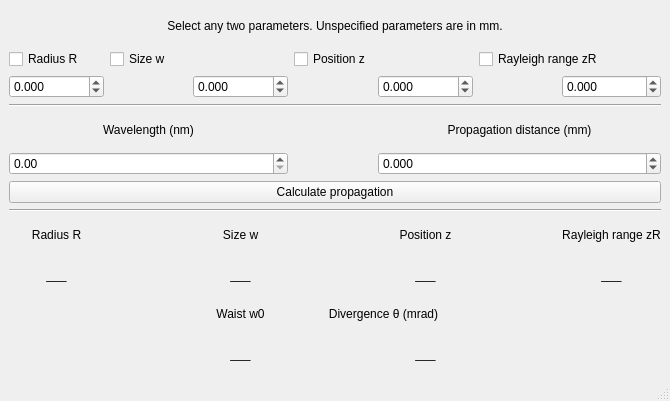
<?xml version="1.0" encoding="UTF-8"?>
<ui version="4.0">
 <class>MainWindow</class>
 <widget class="QMainWindow" name="MainWindow">
  <property name="geometry">
   <rect>
    <x>0</x>
    <y>0</y>
    <width>670</width>
    <height>401</height>
   </rect>
  </property>
  <property name="windowTitle">
   <string>MainWindow</string>
  </property>
  <widget class="QWidget" name="centralwidget">
   <layout class="QGridLayout" name="gridLayout">
    <item row="0" column="0" colspan="7">
     <widget class="QLabel" name="label_13">
      <property name="text">
       <string>Select any two parameters. Unspecified parameters are in mm.</string>
      </property>
      <property name="alignment">
       <set>Qt::AlignCenter</set>
      </property>
     </widget>
    </item>
    <item row="1" column="0">
     <widget class="QCheckBox" name="RadiusCheck">
      <property name="text">
       <string>Radius R</string>
      </property>
     </widget>
    </item>
    <item row="1" column="1" colspan="2">
     <widget class="QCheckBox" name="SizeCheck">
      <property name="text">
       <string>Size w</string>
      </property>
     </widget>
    </item>
    <item row="1" column="3" colspan="2">
     <widget class="QCheckBox" name="PositionCheck">
      <property name="text">
       <string>Position z</string>
      </property>
     </widget>
    </item>
    <item row="1" column="5" colspan="2">
     <widget class="QCheckBox" name="RayleighCheck">
      <property name="text">
       <string>Rayleigh range zR</string>
      </property>
     </widget>
    </item>
    <item row="2" column="0">
     <widget class="QDoubleSpinBox" name="RadiusSpin">
      <property name="decimals">
       <number>3</number>
      </property>
      <property name="minimum">
       <double>-1000000000.000000000000000</double>
      </property>
      <property name="maximum">
       <double>1000000000.000000000000000</double>
      </property>
      <property name="value">
       <double>0.000000000000000</double>
      </property>
     </widget>
    </item>
    <item row="2" column="2">
     <widget class="QDoubleSpinBox" name="SizeSpin">
      <property name="decimals">
       <number>3</number>
      </property>
      <property name="minimum">
       <double>-1000000000.000000000000000</double>
      </property>
      <property name="maximum">
       <double>1000000000.000000000000000</double>
      </property>
      <property name="value">
       <double>0.000000000000000</double>
      </property>
     </widget>
    </item>
    <item row="2" column="4">
     <widget class="QDoubleSpinBox" name="PositionSpin">
      <property name="decimals">
       <number>3</number>
      </property>
      <property name="minimum">
       <double>-1000000000.000000000000000</double>
      </property>
      <property name="maximum">
       <double>1000000000.000000000000000</double>
      </property>
      <property name="value">
       <double>0.000000000000000</double>
      </property>
     </widget>
    </item>
    <item row="2" column="6">
     <widget class="QDoubleSpinBox" name="RayleighSpin">
      <property name="decimals">
       <number>3</number>
      </property>
      <property name="minimum">
       <double>-1000000000.000000000000000</double>
      </property>
      <property name="maximum">
       <double>1000000000.000000000000000</double>
      </property>
     </widget>
    </item>
    <item row="3" column="0" colspan="7">
     <widget class="Line" name="line">
      <property name="orientation">
       <enum>Qt::Horizontal</enum>
      </property>
     </widget>
    </item>
    <item row="4" column="0" colspan="3">
     <widget class="QLabel" name="label_5">
      <property name="text">
       <string>Wavelength (nm)</string>
      </property>
      <property name="alignment">
       <set>Qt::AlignCenter</set>
      </property>
     </widget>
    </item>
    <item row="4" column="4" colspan="3">
     <widget class="QLabel" name="label_6">
      <property name="text">
       <string>Propagation distance (mm)</string>
      </property>
      <property name="alignment">
       <set>Qt::AlignCenter</set>
      </property>
     </widget>
    </item>
    <item row="5" column="0" colspan="3">
     <widget class="QDoubleSpinBox" name="WavelengthSpin">
      <property name="maximum">
       <double>100000.000000000000000</double>
      </property>
     </widget>
    </item>
    <item row="5" column="4" colspan="3">
     <widget class="QDoubleSpinBox" name="DistanceSpin">
      <property name="decimals">
       <number>3</number>
      </property>
      <property name="minimum">
       <double>-1000000000.000000000000000</double>
      </property>
      <property name="maximum">
       <double>1000000000.000000000000000</double>
      </property>
     </widget>
    </item>
    <item row="6" column="0" colspan="7">
     <widget class="QPushButton" name="CalculateButton">
      <property name="text">
       <string>Calculate propagation</string>
      </property>
     </widget>
    </item>
    <item row="7" column="0" colspan="7">
     <widget class="Line" name="line_2">
      <property name="orientation">
       <enum>Qt::Horizontal</enum>
      </property>
     </widget>
    </item>
    <item row="8" column="0">
     <widget class="QLabel" name="label_14">
      <property name="text">
       <string>Radius R</string>
      </property>
      <property name="alignment">
       <set>Qt::AlignCenter</set>
      </property>
     </widget>
    </item>
    <item row="8" column="2">
     <widget class="QLabel" name="label_11">
      <property name="text">
       <string>Size w</string>
      </property>
      <property name="alignment">
       <set>Qt::AlignCenter</set>
      </property>
     </widget>
    </item>
    <item row="8" column="4">
     <widget class="QLabel" name="label_15">
      <property name="text">
       <string>Position z</string>
      </property>
      <property name="alignment">
       <set>Qt::AlignCenter</set>
      </property>
     </widget>
    </item>
    <item row="8" column="6">
     <widget class="QLabel" name="label_12">
      <property name="text">
       <string>Rayleigh range zR</string>
      </property>
      <property name="alignment">
       <set>Qt::AlignCenter</set>
      </property>
     </widget>
    </item>
    <item row="9" column="0">
     <widget class="QLabel" name="RadiusLabel">
      <property name="text">
       <string>___</string>
      </property>
      <property name="alignment">
       <set>Qt::AlignCenter</set>
      </property>
     </widget>
    </item>
    <item row="9" column="2">
     <widget class="QLabel" name="SizeLabel">
      <property name="text">
       <string>___</string>
      </property>
      <property name="alignment">
       <set>Qt::AlignCenter</set>
      </property>
     </widget>
    </item>
    <item row="9" column="4">
     <widget class="QLabel" name="PositionLabel">
      <property name="text">
       <string>___</string>
      </property>
      <property name="alignment">
       <set>Qt::AlignCenter</set>
      </property>
     </widget>
    </item>
    <item row="9" column="6">
     <widget class="QLabel" name="RayleighLabel">
      <property name="text">
       <string>___</string>
      </property>
      <property name="alignment">
       <set>Qt::AlignCenter</set>
      </property>
     </widget>
    </item>
    <item row="10" column="2">
     <widget class="QLabel" name="label">
      <property name="text">
       <string>Waist w0</string>
      </property>
      <property name="alignment">
       <set>Qt::AlignCenter</set>
      </property>
     </widget>
    </item>
    <item row="10" column="3" colspan="2">
     <widget class="QLabel" name="label_3">
      <property name="text">
       <string>Divergence θ (mrad)</string>
      </property>
      <property name="alignment">
       <set>Qt::AlignCenter</set>
      </property>
     </widget>
    </item>
    <item row="11" column="2">
     <widget class="QLabel" name="WaistLabel">
      <property name="text">
       <string>___</string>
      </property>
      <property name="alignment">
       <set>Qt::AlignCenter</set>
      </property>
     </widget>
    </item>
    <item row="11" column="4">
     <widget class="QLabel" name="DivergenceLabel">
      <property name="text">
       <string>___</string>
      </property>
      <property name="alignment">
       <set>Qt::AlignCenter</set>
      </property>
     </widget>
    </item>
   </layout>
  </widget>
  <widget class="QMenuBar" name="menubar">
   <property name="geometry">
    <rect>
     <x>0</x>
     <y>0</y>
     <width>670</width>
     <height>24</height>
    </rect>
   </property>
  </widget>
  <widget class="QStatusBar" name="statusbar"/>
 </widget>
 <tabstops>
  <tabstop>RadiusCheck</tabstop>
  <tabstop>SizeCheck</tabstop>
  <tabstop>PositionCheck</tabstop>
  <tabstop>RayleighCheck</tabstop>
  <tabstop>RadiusSpin</tabstop>
  <tabstop>SizeSpin</tabstop>
  <tabstop>PositionSpin</tabstop>
  <tabstop>RayleighSpin</tabstop>
  <tabstop>WavelengthSpin</tabstop>
  <tabstop>DistanceSpin</tabstop>
  <tabstop>CalculateButton</tabstop>
 </tabstops>
 <resources/>
 <connections/>
</ui>
